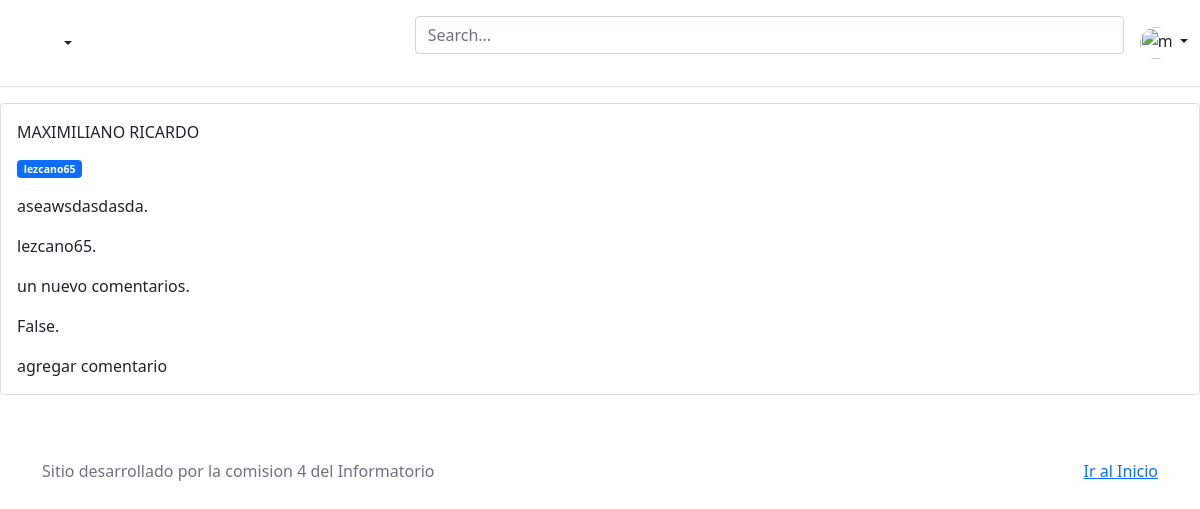
/Post/Detalle/1/, run on the app's committed database.
### apps/post/models.py (models this page shows, shortened)
class Post(models.Model):
	nombre = models.CharField(max_length=255)
	detalle = models.TextField(max_length=1000)
	autor = models.ForeignKey(Usuario, on_delete=models.CASCADE, null=True)
	estado = models.IntegerField(null=True)
	categoria = models.OneToOneField(Categoria, on_delete=models.CASCADE, null=True)
	comentarios = models.ManyToManyField(Comentario)
	class Meta:
		db_table="post"

### apps/usuarios/models.py (models this page shows)
class Usuario(AbstractUser):
	dni = models.IntegerField(null=True, blank=True)
	es_administrador = models.BooleanField(default=False)
	es_escritor = models.BooleanField(default=False)
	class Meta:
		db_table="usuarios"
	def __str__(self):
		return f"{self.username}"

### apps/comentario/models.py (models this page shows, shortened)
class Comentario(models.Model):
	detalle = models.TextField(max_length=1000)
	autor = models.ForeignKey(Usuario, on_delete=models.CASCADE, null=True)
	estado = models.BooleanField(default=False)
	class Meta:
		db_table="Comentario"

### apps/post/views.py (the view)
# urls.py: path("Detalle/<int:pk>/", views.Detalle.as_view(), name="detalle"),
class Detalle(DetailView):
	template_name = "post/detalle.html"
	model = Post

### templates/post/detalle.html
{% extends "base/base.html" %}
{% load static %}
{% block contenido %}
	<div class="card mb-3">
	  	<div class="row g-0">
		    <div class="col-md-7">
		      	<div class="card-body">
                    <p class="card-text">{{post.nombre}}</p>
			        <p class="card-text"><small class="text-muted"><span class="badge bg-primary">{{post.autor}}</span></small></p>
                    <p class="card-text">{{post.detalle}}.</p>
                    <div class="row">
                        <div class="col">
                            {% for p in post.comentarios.all %}
                                <p class="card-text">{{p.autor}}.</p>
                                <p class="card-text">{{p.detalle}}.</p>
                                <p class="card-text">{{p.estado}}.</p>
                            {% empty %}
                                Aun no hay comentarios
                            {% endfor %}
                            <p class="card-text">agregar comentario  </p>
                        </div>
                     </div>
		      	</div>
		    </div>
	  	</div>
	</div>
{% endblock contenido %}

### data on the page
Post: nombre "MAXIMILIANO RICARDO", autor "lezcano65", detalle "aseawsdasdasda"
Comentario: autor "lezcano65", detalle "un nuevo comentarios", estado "False"
